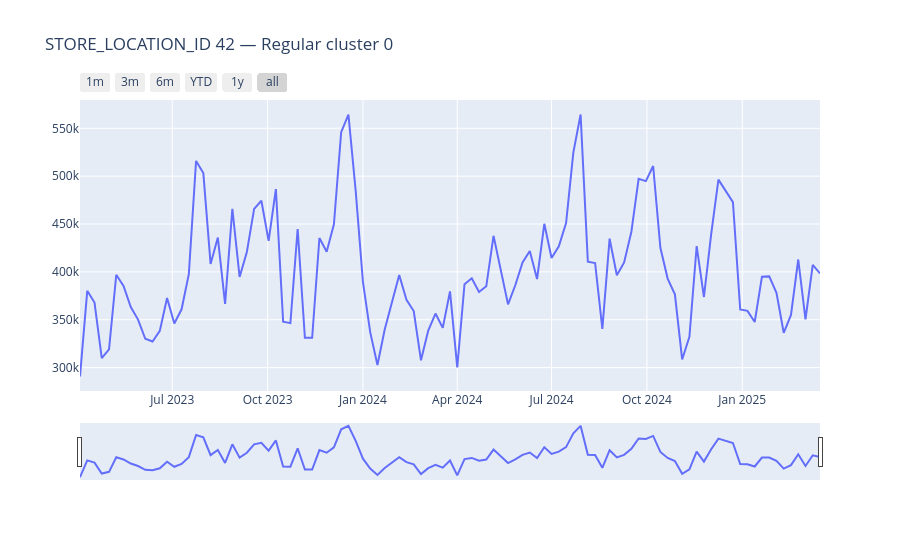
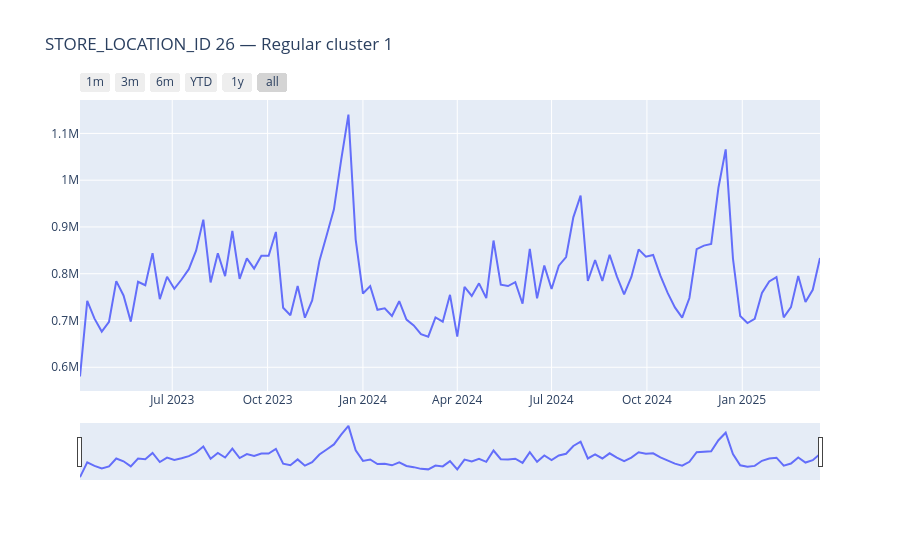
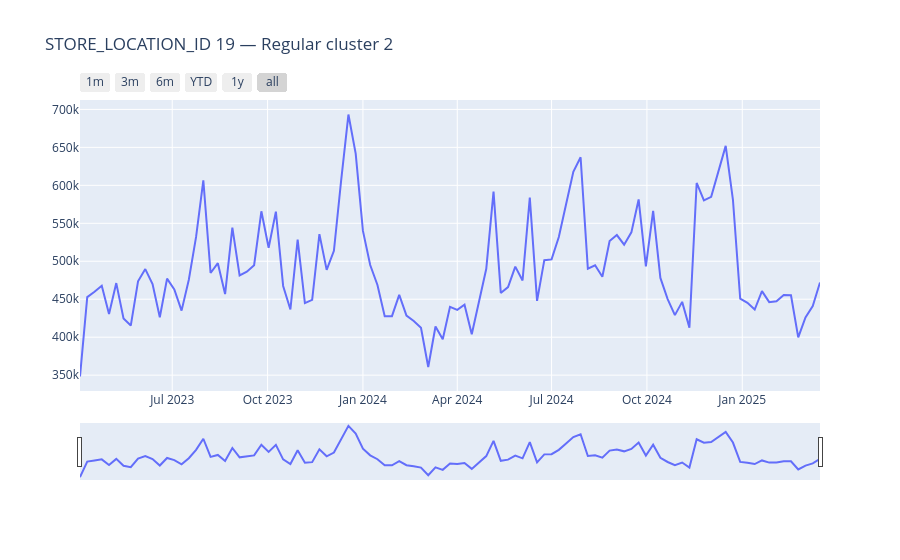
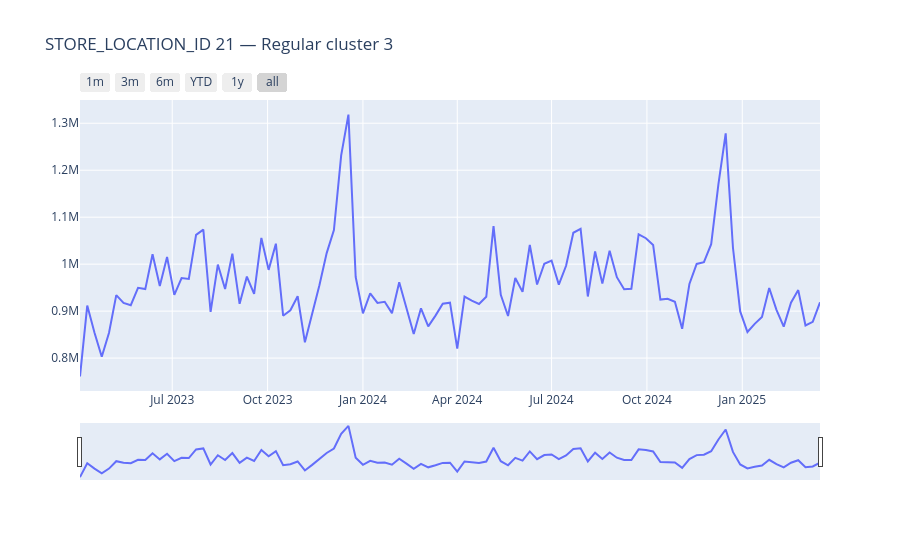

The notebook cell these images were saved under, in order:
### Code cell
# Display one sample interactive plot per cluster
for cluster in sorted(list(df_to_plot['cluster'].unique())):
    keys_for_cluster = [k for k in cluster_plots.keys() if k.endswith(f"_cluster_{cluster}")]
    if keys_for_cluster:
        print(f"\nSample plot for Cluster {cluster}:")
        cluster_plots[keys_for_cluster[0]].show()
